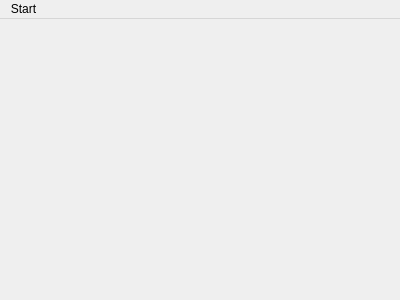
<?xml version="1.0" encoding="UTF-8"?>
<ui version="4.0">
 <class>MainWindow</class>
 <widget class="QMainWindow" name="MainWindow">
  <property name="geometry">
   <rect>
    <x>0</x>
    <y>0</y>
    <width>400</width>
    <height>300</height>
   </rect>
  </property>
  <property name="windowTitle">
   <string>MainWindow</string>
  </property>
  <widget class="QWidget" name="centralWidget"/>
  <widget class="QMenuBar" name="menuBar">
   <property name="geometry">
    <rect>
     <x>0</x>
     <y>0</y>
     <width>400</width>
     <height>22</height>
    </rect>
   </property>
   <widget class="QMenu" name="menuStart">
    <property name="title">
     <string>Start</string>
    </property>
    <addaction name="actionDate_Dialog"/>
   </widget>
   <addaction name="menuStart"/>
  </widget>
  <action name="actionDate_Dialog">
   <property name="text">
    <string>Date Dialog</string>
   </property>
  </action>
 </widget>
 <layoutdefault spacing="6" margin="11"/>
 <resources/>
 <connections/>
</ui>
